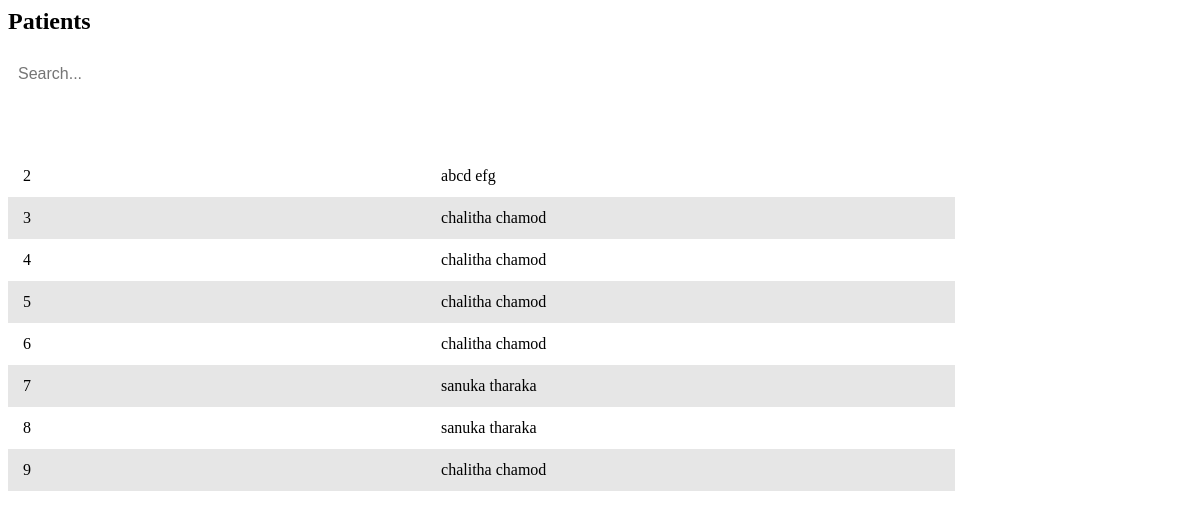
The app's page /reception/patients.php, older data.
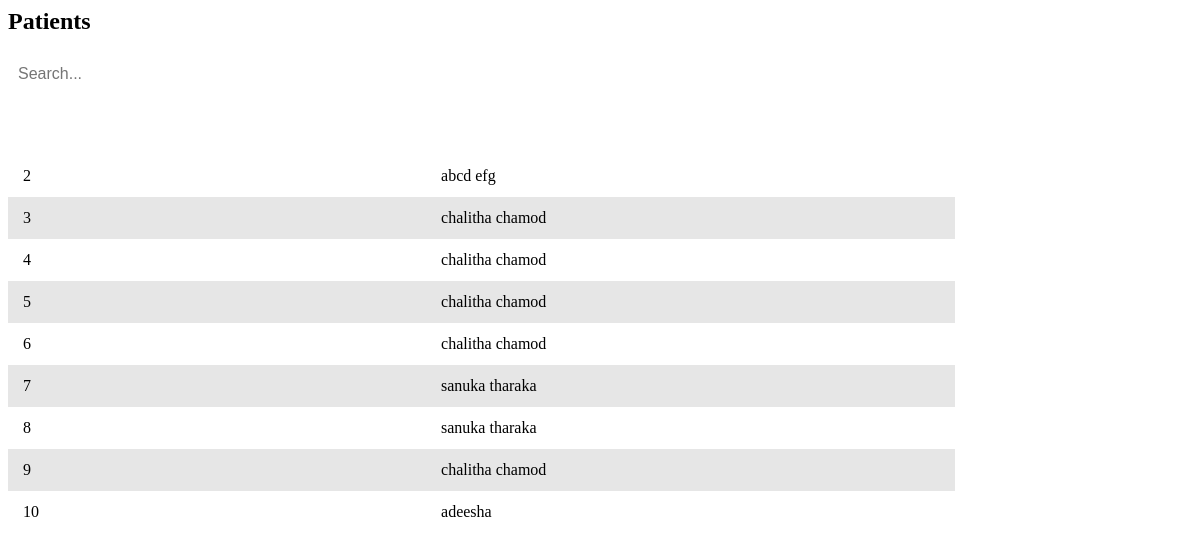
The same page, newer data.
### tables this page shows
CREATE TABLE IF NOT EXISTS `registered_patients` (
  `p_id` int NOT NULL AUTO_INCREMENT,
  `name` varchar(50) DEFAULT NULL,
  `mobile` varchar(12) DEFAULT NULL,
  `email` varchar(50) DEFAULT NULL,
  `id_num` varchar(20) DEFAULT NULL,
  `address` text,
  `age` int DEFAULT NULL,
  `register_date` datetime DEFAULT NULL,
  `reception_id` varchar(50) DEFAULT NULL,
  PRIMARY KEY (`p_id`),
  KEY `FK_register_patients_register_reception` (`reception_id`),
  CONSTRAINT `FK_register_patients_register_reception` FOREIGN KEY (`reception_id`) REFERENCES `registered_reception` (`id_num`)
);

### connection.php (called while the page is built, shortened)
<?php
class Database
{
    public static $connection;
    public static function SetUpConnection()
    {
        if (!isset(Database::$connection)) {
            Database::$connection = new mysqli("localhost", "root", "Chalithac*#3031", "healthcare", "3306");
        }
    }
    public static function search($q)
    {
        return Database::$connection->query($q);
    }
}

### reception/patients.php (the view, shortened to what this page needs)
<head>
</head>
<h2 class="content-title">Patients</h2>
<input type="text" id="searchBar" placeholder="Search..." onkeyup="filterTable()">
<table id="dataTable">
    <thead>
        <tr>
            <th>Patients ID</th>
            <th>Patients Name</th>
        </tr>
    </thead>
    <tbody>
    <?php
    require_once "../connection.php";
    $patientResultSet = Database::search("SELECT * FROM `registered_patients`");
    $patientCount = $patientResultSet->num_rows;
    if ($patientCount > 0) {
        while ($patientResult = $patientResultSet->fetch_assoc()) {
    ?>
                <tr ondblclick="window.location.href='profile-view.php?p_id=<?php echo $patientResult['p_id'] ?>'">
                    <td><?php echo $patientResult['p_id'] ?></td>
                    <td><?php echo $patientResult['name'] ?></td>
                </tr>
    <?php
        }
    }
    ?>
 </tbody>
</table>

Row changes from the older to the newer data that the page shows:
added registered_patients: p_id "10", name "adeesha"
